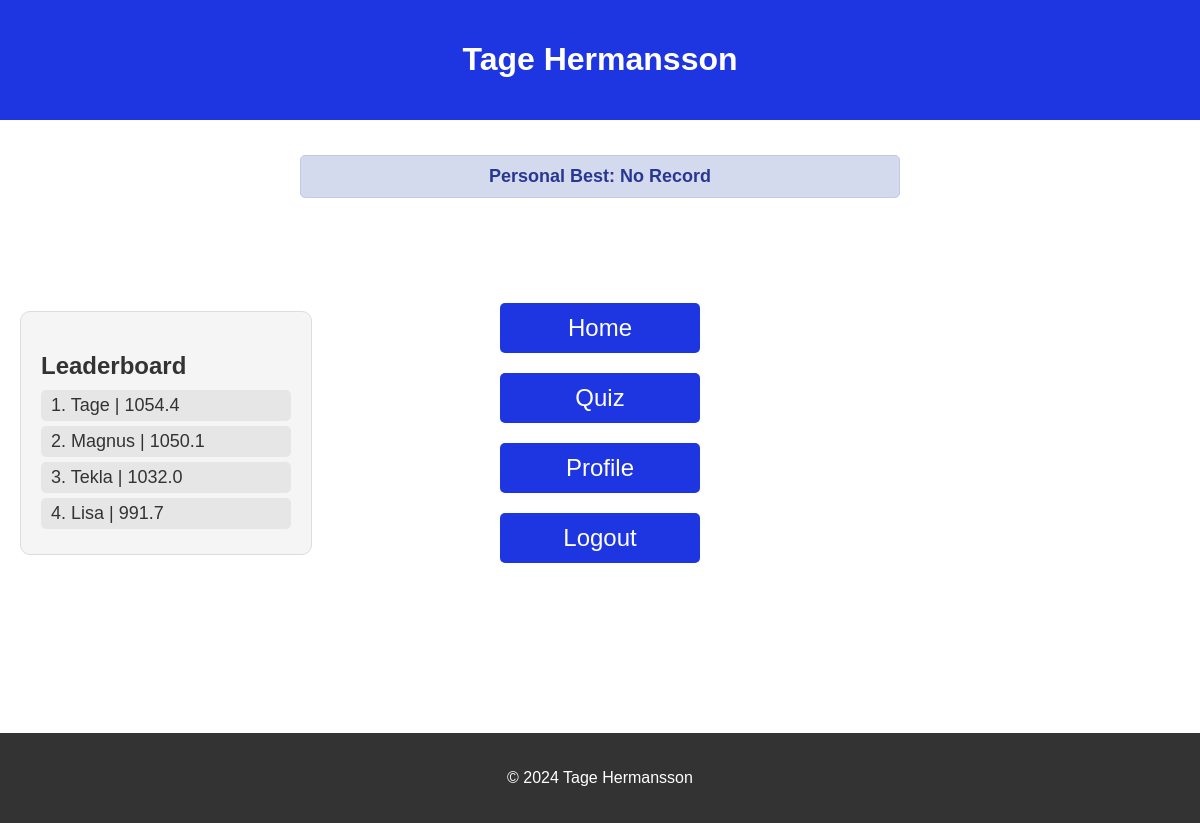
The app's page /profile (signed in), older data.
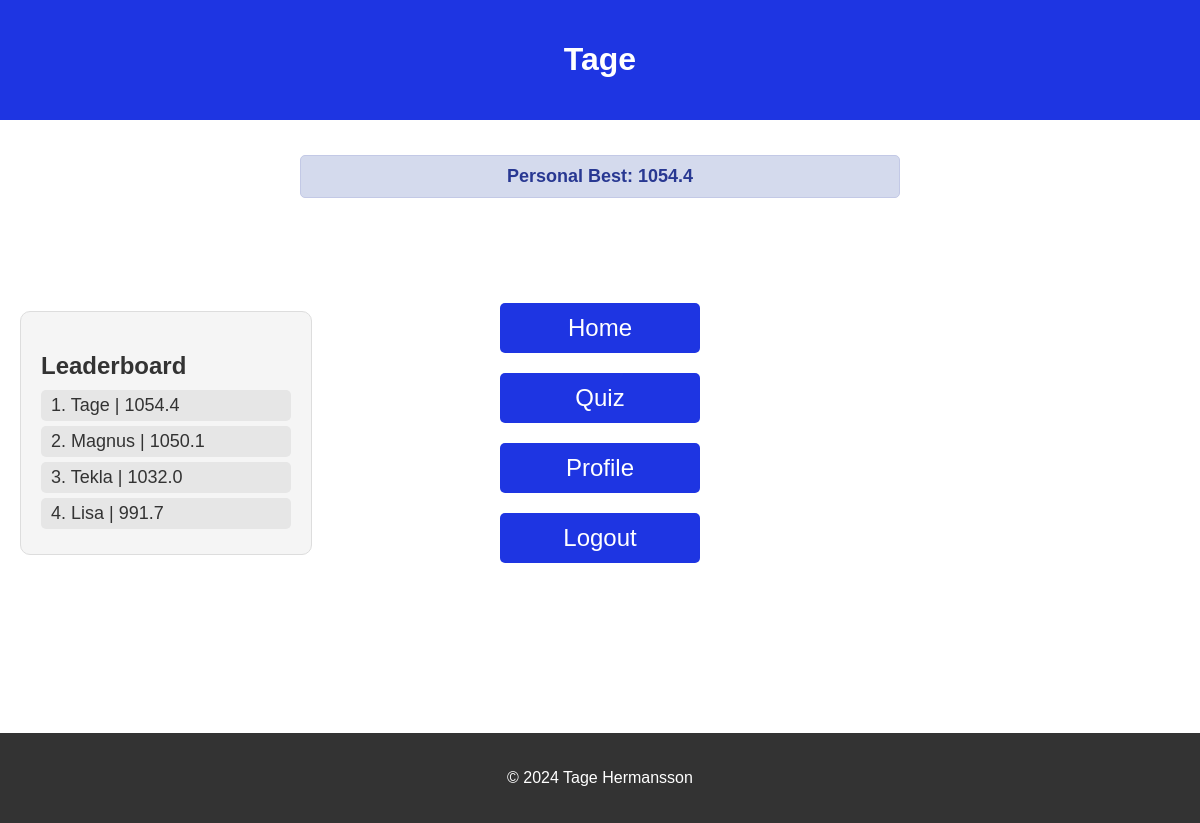
The same page, newer data.
### website/models.py (models this page shows)
class User(db.Model, UserMixin):
    id = db.Column(db.Integer, primary_key=True)
    name = db.Column(db.String(150), unique=True)
    password = db.Column(db.String(150))

### website/auth.py (the view)
@auth.route('/profile', methods=['GET', 'POST'])
@login_required
def profile():
    leaderboard = get_high_scores()  # Get leaderboard data
    if request.method == 'GET':
        flash(f"Personal Best: {get_user_high_score(current_user.name)}", category='message')
    return render_template("profile.html", user=current_user, leaderboard=leaderboard)

### website/__init__.py (called while the page is built)
def create_app():
    app = Flask(__name__)
    app.config['SECRET_KEY'] = 'magnus eskate'
    database_path = path.join(path.dirname(__file__), DB_NAME)
    app.config['SQLALCHEMY_DATABASE_URI'] = f'sqlite:///{database_path}'
    app.config['SQLALCHEMY_TRACK_MODIFICATIONS'] = False
    db.init_app(app)
    from .views import views
    from .auth import auth
    app.register_blueprint(views, url_prefix='/')
    app.register_blueprint(auth, url_prefix='/')
    from .models import User
    login_manager = LoginManager()
    login_manager.login_view = 'auth.login'
    login_manager.init_app(app)
    @login_manager.user_loader
    def load_user(id):
        return User.query.get(int(id))
    create_database(app)
    return app

### website/auth.py (called while the page is built)
def get_high_scores():
    file_path = path.join(path.dirname(__file__), "high_score.txt")
    high_scores = []
    if path.exists(file_path):
        with open(file_path, 'r') as file:
            for line in file:
                name, score = line.strip().split('|')
                high_scores.append((name, float(score)))
    high_scores.sort(key=lambda x: x[1], reverse=True)
    return high_scores

def get_user_high_score(username):
    print(username)
    users = get_high_scores()
    for user in users:
        if user[0] == username:
            return user[1]
        else:
            pass
    return "No Record"

### website/templates/profile.html
{% extends "base.html" %} {% block title %}Home{% endblock %}
{% block content %}
<h1>{{ current_user.name }}</h1>
{% endblock %}

### website/templates/base.html (shortened to what this page needs)
<!DOCTYPE html>
<html>
    <head>
    </head>
    <body>
        <header>
            {% block content %} {% endblock %}
        </header>
        <div class="flash-messages">
            {% with messages = get_flashed_messages(with_categories=true) %}
                {% if messages %}
                    {% for category, message in messages %}
                        <div class="{{ 'success' if category == 'success' else 'error' if category == 'error' else 'message' }}">
                            {{ message }}
                        </div>
                    {% endfor %}
                {% endif %}
            {% endwith %}
        </div>
        <div class="content-wrapper">
            <div class="leaderboard">
                <h2>Leaderboard</h2>
                <ul>
                    {% for user in leaderboard %}
                        {% if loop.index <= 5 %}
                            <li>{{ loop.index }}. {{ user[0] }} | {{ user[1] }} </li>
                        {% endif %}
                    {% endfor %}
                </ul>
            </div>
            <div class="buttons">
                {% if user.is_authenticated %}
                <button onclick="window.location.href='/'">Home</button>
                <button onclick="window.location.href='/quiz'">Quiz</button>
                <button onclick="window.location.href='/profile'">Profile</button>
                <button onclick="window.location.href='/logout'">Logout</button>
                {% else %}
                <button onclick="window.location.href='/sign-up'">Sign Up</button>
                <button onclick="window.location.href='/login'">Login</button>
                {% endif %}
            </div>
        </div>
        <footer>
            <p>&copy; 2024 Tage Hermansson</p>
        </footer>
    </body>
</html>

### website/templates/base.html (style rules this page uses)
body { font-family: Arial, sans-serif; margin: 0; padding: 0; background-color: #ffffff; color: #333; }
header { background-color: #1e35e2; color: white; text-align: center; padding: 20px 0; }
.flash-messages { margin: 10px auto; text-align: center; padding: 15px; font-size: 18px; font-weight: bold; width: 80%; max-width: 600px; }
.flash-messages .message { background-color: #d4daed; color: #283892; border: 1px solid #c3c9e6; padding: 10px; margin: 10px 0; border-radius: 5px; }
.content-wrapper { display: flex; flex-direction: row; justify-content: center; align-items: center; min-height: 50vh; position: relative; }
.leaderboard { position: absolute; left: 20px; width: 250px; padding: 20px; background-color: #f5f5f5; border: 1px solid #ddd; border-radius: 10px; height: auto; }
.leaderboard h2 { font-size: 24px; margin-bottom: 10px; }
.leaderboard ul { list-style-type: none; padding: 0; margin: 0; }
.leaderboard li { margin: 5px 0; padding: 5px 10px; background-color: #e6e6e6; border-radius: 5px; font-size: 18px; }
.buttons { display: flex; flex-direction: column; align-items: center; justify-content: center; width: 100%; }
button { background-color: #1e35e2; color: white; border: none; padding: 10px 20px; margin: 10px; font-size: 24px; cursor: pointer; border-radius: 5px; width: 200px; height: 50px; display: inline-block; text-align: center; white-space: nowrap; }
footer { background-color: #333; color: white; text-align: center; padding: 20px 0; margin-top: 100px; }

Row changes from the older to the newer data that the page shows:
changed User: name "Tage Hermansson" → "Tage"
Text that changed along with them:
new list line: "Personal Best: 1054.4"
list line gone: "Personal Best: No Record"
